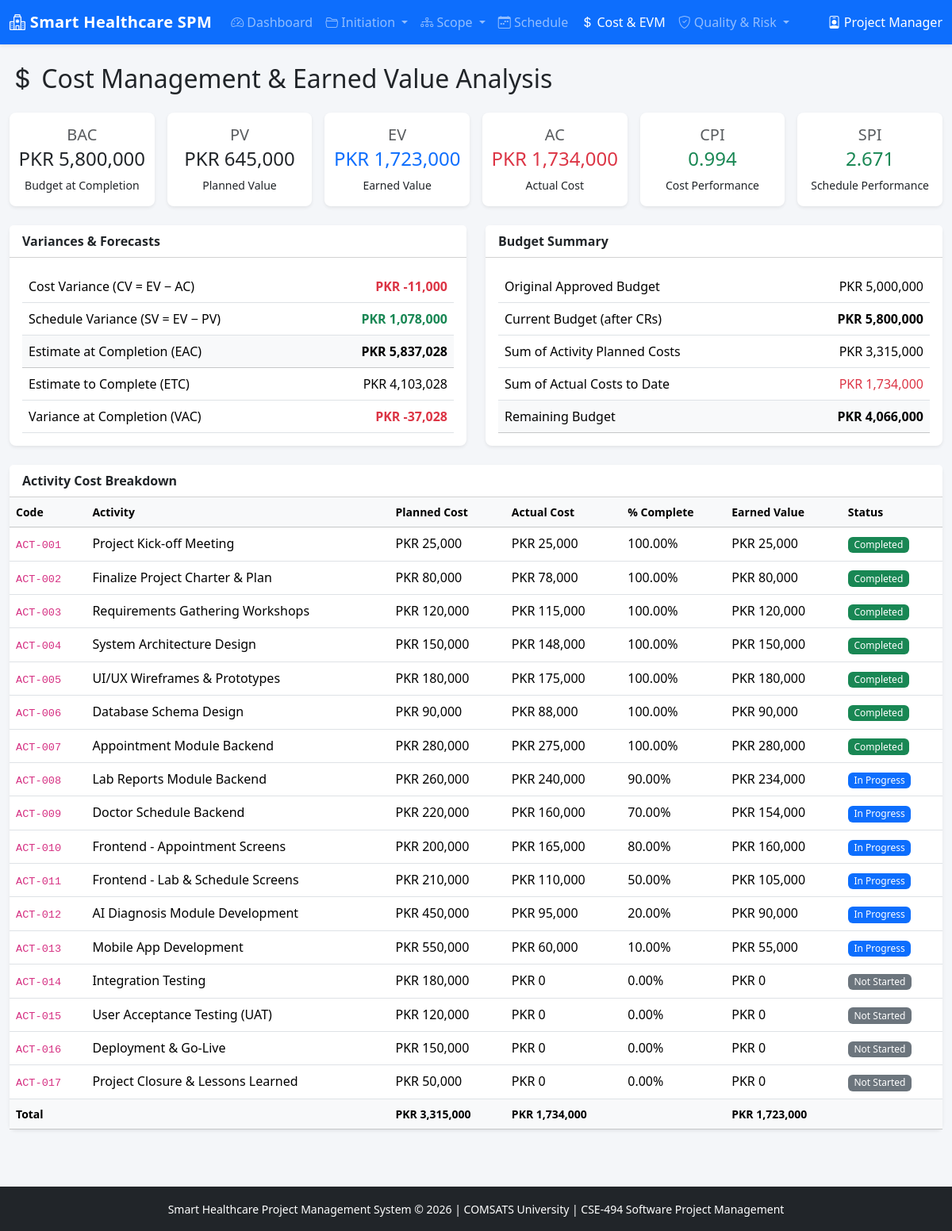
/modules/cost.php, run on the app's committed database.
### tables this page shows
CREATE TABLE projects (
    id INT AUTO_INCREMENT PRIMARY KEY,
    name VARCHAR(200) NOT NULL,
    description TEXT,
    start_date DATE NOT NULL,
    planned_end_date DATE NOT NULL,
    actual_end_date DATE NULL,
    approved_budget DECIMAL(15,2) NOT NULL DEFAULT 5000000.00,
    current_budget DECIMAL(15,2) NOT NULL DEFAULT 5000000.00,
    status ENUM('Initiated','Planning','Executing','Monitoring','Closing','Closed') DEFAULT 'Initiated',
    created_at TIMESTAMP DEFAULT CURRENT_TIMESTAMP,
    updated_at TIMESTAMP DEFAULT CURRENT_TIMESTAMP ON UPDATE CURRENT_TIMESTAMP
);

CREATE TABLE activities (
    id INT AUTO_INCREMENT PRIMARY KEY,
    project_id INT NOT NULL,
    wbs_id INT NULL,
    activity_code VARCHAR(20) NOT NULL,
    name VARCHAR(200) NOT NULL,
    description TEXT,
    assigned_to INT NULL,
    planned_start DATE,
    planned_end DATE,
    actual_start DATE NULL,
    actual_end DATE NULL,
    duration_days INT NOT NULL DEFAULT 1,
    percent_complete DECIMAL(5,2) DEFAULT 0.00,
    status ENUM('Not Started','In Progress','Completed','Delayed','On Hold') DEFAULT 'Not Started',
    is_milestone TINYINT(1) DEFAULT 0,
    planned_cost DECIMAL(12,2) DEFAULT 0.00,
    actual_cost DECIMAL(12,2) DEFAULT 0.00,
    FOREIGN KEY (project_id) REFERENCES projects(id) ON DELETE CASCADE,
    FOREIGN KEY (wbs_id) REFERENCES wbs(id) ON DELETE SET NULL,
    FOREIGN KEY (assigned_to) REFERENCES users(id) ON DELETE SET NULL
);

### modules/cost.php (the view, shortened to what this page needs)
<?php
require_once '../includes/db.php';
require_once '../includes/functions.php';
$evm = calculateEVM($pdo);
$activities = $pdo->query("SELECT activity_code, name, planned_cost, actual_cost, percent_complete, status FROM activities ORDER BY id")->fetchAll();
$totalPlanned = array_sum(array_column($activities, 'planned_cost'));
$totalActual = array_sum(array_column($activities, 'actual_cost'));
include '../includes/header.php';
?>
<div class="container-fluid py-4">
    <h2 class="mb-4"><i class="bi bi-currency-dollar"></i> Cost Management & Earned Value Analysis</h2>
    <div class="row g-3 mb-4">
        <div class="col-md-2"><div class="card border-0 shadow-sm text-center py-3"><h5 class="text-muted mb-1">BAC</h5><h4><?= formatPKR($evm['bac']) ?></h4><small>Budget at Completion</small></div></div>
        <div class="col-md-2"><div class="card border-0 shadow-sm text-center py-3"><h5 class="text-muted mb-1">PV</h5><h4><?= formatPKR($evm['pv']) ?></h4><small>Planned Value</small></div></div>
        <div class="col-md-2"><div class="card border-0 shadow-sm text-center py-3"><h5 class="text-muted mb-1">EV</h5><h4 class="text-primary"><?= formatPKR($evm['ev']) ?></h4><small>Earned Value</small></div></div>
        <div class="col-md-2"><div class="card border-0 shadow-sm text-center py-3"><h5 class="text-muted mb-1">AC</h5><h4 class="text-danger"><?= formatPKR($evm['ac']) ?></h4><small>Actual Cost</small></div></div>
        <div class="col-md-2"><div class="card border-0 shadow-sm text-center py-3"><h5 class="text-muted mb-1">CPI</h5><h4 class="<?= $evm['cpi']<CPI_THRESHOLD?'text-danger':'text-success' ?>"><?= number_format($evm['cpi'], 3) ?></h4><small>Cost Performance</small></div></div>
        <div class="col-md-2"><div class="card border-0 shadow-sm text-center py-3"><h5 class="text-muted mb-1">SPI</h5><h4 class="<?= $evm['spi']<SPI_THRESHOLD?'text-danger':'text-success' ?>"><?= number_format($evm['spi'], 3) ?></h4><small>Schedule Performance</small></div></div>
    </div>
    <div class="row g-4 mb-4">
        <div class="col-md-6">
            <div class="card border-0 shadow-sm">
                <div class="card-header bg-white fw-bold">Variances & Forecasts</div>
                <div class="card-body">
                    <table class="table mb-0">
                        <tr><td>Cost Variance (CV = EV − AC)</td><td class="text-end fw-bold <?= $evm['cv']<0?'text-danger':'text-success' ?>"><?= formatPKR($evm['cv']) ?></td></tr>
                        <tr><td>Schedule Variance (SV = EV − PV)</td><td class="text-end fw-bold <?= $evm['sv']<0?'text-danger':'text-success' ?>"><?= formatPKR($evm['sv']) ?></td></tr>
                        <tr class="table-light"><td>Estimate at Completion (EAC)</td><td class="text-end fw-bold"><?= formatPKR($evm['eac']) ?></td></tr>
                        <tr><td>Estimate to Complete (ETC)</td><td class="text-end"><?= formatPKR($evm['etc']) ?></td></tr>
                        <tr><td>Variance at Completion (VAC)</td><td class="text-end fw-bold <?= $evm['vac']<0?'text-danger':'text-success' ?>"><?= formatPKR($evm['vac']) ?></td></tr>
                    </table>
                </div>
            </div>
        </div>
        <div class="col-md-6">
            <div class="card border-0 shadow-sm">
                <div class="card-header bg-white fw-bold">Budget Summary</div>
                <div class="card-body">
                    <table class="table mb-0">
                        <tr><td>Original Approved Budget</td><td class="text-end"><?= formatPKR($project['approved_budget']) ?></td></tr>
                        <tr><td>Current Budget (after CRs)</td><td class="text-end fw-bold"><?= formatPKR($project['current_budget']) ?></td></tr>
                        <tr><td>Sum of Activity Planned Costs</td><td class="text-end"><?= formatPKR($totalPlanned) ?></td></tr>
                        <tr><td>Sum of Actual Costs to Date</td><td class="text-end text-danger"><?= formatPKR($totalActual) ?></td></tr>
                        <tr class="table-light"><td>Remaining Budget</td><td class="text-end fw-bold"><?= formatPKR($project['current_budget'] - $totalActual) ?></td></tr>
                    </table>
                </div>
            </div>
        </div>
    </div>
    <div class="card border-0 shadow-sm">
        <div class="card-header bg-white fw-bold">Activity Cost Breakdown</div>
        <div class="card-body p-0">
            <div class="table-responsive">
                <table class="table table-hover mb-0">
                    <thead class="table-light">
                        <tr>
                            <th>Code</th><th>Activity</th><th>Planned Cost</th><th>Actual Cost</th><th>% Complete</th><th>Earned Value</th><th>Status</th>
                        </tr>
                    </thead>
                    <tbody>
                        <?php foreach ($activities as $a):
                            $ev_act = $a['planned_cost'] * $a['percent_complete'] / 100;
                        ?>
                        <tr>
                            <td><code><?= $a['activity_code'] ?></code></td>
                            <td><?= htmlspecialchars($a['name']) ?></td>
                            <td><?= formatPKR($a['planned_cost']) ?></td>
                            <td><?= formatPKR($a['actual_cost']) ?></td>
                            <td><?= $a['percent_complete'] ?>%</td>
                            <td><?= formatPKR($ev_act) ?></td>
                            <td><?= statusBadge($a['status']) ?></td>
                        </tr>
                        <?php endforeach; ?>
                    </tbody>
                    <tfoot class="table-light">
                        <tr>
                            <th colspan="2">Total</th>
                            <th><?= formatPKR($totalPlanned) ?></th>
                            <th><?= formatPKR($totalActual) ?></th>
                            <th></th>
                            <th><?= formatPKR($evm['ev']) ?></th>
                            <th></th>
                        </tr>
                    </tfoot>
                </table>
            </div>
        </div>
    </div>
</div>
<?php include '../includes/footer.php'; ?>

### includes/functions.php (shortened to what this page needs)
<?php
function getProject($pdo, $projectId = 1) {
    $stmt = $pdo->prepare("SELECT * FROM projects WHERE id = ?");
    $stmt->execute([$projectId]);
    return $stmt->fetch();
}
function calculateEVM($pdo, $projectId = 1) {
    $project = getProject($pdo, $projectId);
    $today = getEvaluationDate($project);
    $bac = (float)$project['current_budget'];
    $stmt = $pdo->prepare("
        SELECT
            SUM(
                CASE
                    WHEN planned_end <= ? THEN planned_cost
                    WHEN planned_start > ? THEN 0
                    ELSE planned_cost * (
                        DATEDIFF(?, planned_start) / NULLIF(DATEDIFF(planned_end, planned_start), 0)
                    )
                END
            ) AS pv
        FROM activities
        WHERE project_id = ?
    ");
    $stmt->execute([$today, $today, $today, $projectId]);
    $pv = (float)($stmt->fetch()['pv'] ?? 0);
    $stmt = $pdo->prepare("
        SELECT SUM(planned_cost * percent_complete / 100) AS ev
        FROM activities
        WHERE project_id = ?
    ");
    $stmt->execute([$projectId]);
    $ev = (float)($stmt->fetch()['ev'] ?? 0);
    $stmt = $pdo->prepare("SELECT SUM(actual_cost) AS ac FROM activities WHERE project_id = ?");
    $stmt->execute([$projectId]);
    $ev_actual = $stmt->fetch()['ac'] ?? 0;
    $ac = (float)$ev_actual;
    $cpi = ($ac > 0) ? $ev / $ac : 1;
    $spi = ($pv > 0) ? $ev / $pv : 1;
    $cv = $ev - $ac;
    $sv = $ev - $pv;
    $eac = ($cpi > 0) ? $bac / $cpi : $bac;
    $etc = $eac - $ac;
    $vac = $bac - $eac;
    return [
        'bac' => round($bac, 2),
        'pv'  => round($pv, 2),
        'ev'  => round($ev, 2),
        'ac'  => round($ac, 2),
        'cpi' => round($cpi, 4),
        'spi' => round($spi, 4),
        'cv'  => round($cv, 2),
        'sv'  => round($sv, 2),
        'eac' => round($eac, 2),
        'etc' => round($etc, 2),
        'vac' => round($vac, 2),
        'evaluation_date' => $today,
        'cpi_status' => ($cpi < CPI_THRESHOLD) ? 'warning' : 'good',
        'spi_status' => ($spi < SPI_THRESHOLD) ? 'warning' : 'good'
    ];
}
function getEvaluationDate($project) {
    $today = date('Y-m-d');
    return $today;
}
function formatPKR($amount) {
    return 'PKR ' . number_format($amount, 0);
}
function statusBadge($status) {
    $colors = [
        'Approved' => 'success', 'Completed' => 'success', 'Achieved' => 'success', 'Passed' => 'success', 'Closed' => 'success', 'Resolved' => 'success',
        'In Progress' => 'primary', 'Executing' => 'primary', 'Under Review' => 'info', 'Assessed' => 'info', 'Mitigating' => 'info',
        'Open' => 'warning', 'Pending' => 'warning', 'Proposed' => 'warning', 'Submitted' => 'warning', 'Not Started' => 'secondary',
        'Delayed' => 'danger', 'Critical' => 'danger', 'Failed' => 'danger', 'Rejected' => 'danger', 'Missed' => 'danger',
        'High' => 'danger', 'Medium' => 'warning', 'Low' => 'secondary'
    ];
    $color = $colors[$status] ?? 'secondary';
    return '<span class="badge bg-' . $color . '">' . htmlspecialchars($status) . '</span>';
}

### assets/css/style.css (style rules this page uses)
body { background-color: #f4f6f9; font-family: 'Segoe UI', system-ui, sans-serif; }
.card { border-radius: 0.5rem; }
.table th { font-weight: 600; font-size: 0.875rem; }
code { font-size: 0.85em; }
.badge { font-weight: 500; }

### data on the page
projects: approved_budget "PKR 5,000,000", current_budget "PKR 5,800,000", formatPKR($project['current_budget']-$totalActual) "PKR 4,066,000"
activities: activity_code "ACT-001", name "Project Kick-off Meeting", planned_cost "PKR 25,000", actual_cost "PKR 25,000", percent_complete "100.00", formatPKR($ev_act) "PKR 25,000", status "Completed"
activities: activity_code "ACT-002", name "Finalize Project Charter & Plan", planned_cost "PKR 80,000", actual_cost "PKR 78,000", percent_complete "100.00", formatPKR($ev_act) "PKR 80,000", status "Completed"
activities: activity_code "ACT-003", name "Requirements Gathering Workshops", planned_cost "PKR 120,000", actual_cost "PKR 115,000", percent_complete "100.00", formatPKR($ev_act) "PKR 120,000", status "Completed"
activities: activity_code "ACT-004", name "System Architecture Design", planned_cost "PKR 150,000", actual_cost "PKR 148,000", percent_complete "100.00", formatPKR($ev_act) "PKR 150,000", status "Completed"
activities: activity_code "ACT-005", name "UI/UX Wireframes & Prototypes", planned_cost "PKR 180,000", actual_cost "PKR 175,000", percent_complete "100.00", formatPKR($ev_act) "PKR 180,000", status "Completed"
activities: activity_code "ACT-006", name "Database Schema Design", planned_cost "PKR 90,000", actual_cost "PKR 88,000", percent_complete "100.00", formatPKR($ev_act) "PKR 90,000", status "Completed"
activities: activity_code "ACT-007", name "Appointment Module Backend", planned_cost "PKR 280,000", actual_cost "PKR 275,000", percent_complete "100.00", formatPKR($ev_act) "PKR 280,000", status "Completed"
activities: activity_code "ACT-008", name "Lab Reports Module Backend", planned_cost "PKR 260,000", actual_cost "PKR 240,000", percent_complete "90.00", formatPKR($ev_act) "PKR 234,000", status "In Progress"
activities: activity_code "ACT-009", name "Doctor Schedule Backend", planned_cost "PKR 220,000", actual_cost "PKR 160,000", percent_complete "70.00", formatPKR($ev_act) "PKR 154,000", status "In Progress"
activities: activity_code "ACT-010", name "Frontend - Appointment Screens", planned_cost "PKR 200,000", actual_cost "PKR 165,000", percent_complete "80.00", formatPKR($ev_act) "PKR 160,000", status "In Progress"
activities: activity_code "ACT-011", name "Frontend - Lab & Schedule Screens", planned_cost "PKR 210,000", actual_cost "PKR 110,000", percent_complete "50.00", formatPKR($ev_act) "PKR 105,000", status "In Progress"
activities: activity_code "ACT-012", name "AI Diagnosis Module Development", planned_cost "PKR 450,000", actual_cost "PKR 95,000", percent_complete "20.00", formatPKR($ev_act) "PKR 90,000", status "In Progress"
activities: activity_code "ACT-013", name "Mobile App Development", planned_cost "PKR 550,000", actual_cost "PKR 60,000", percent_complete "10.00", formatPKR($ev_act) "PKR 55,000", status "In Progress"
activities: activity_code "ACT-014", name "Integration Testing", planned_cost "PKR 180,000", actual_cost "PKR 0", percent_complete "0.00", formatPKR($ev_act) "PKR 0", status "Not Started"
activities: activity_code "ACT-015", name "User Acceptance Testing (UAT)", planned_cost "PKR 120,000", actual_cost "PKR 0", percent_complete "0.00", formatPKR($ev_act) "PKR 0", status "Not Started"
activities: activity_code "ACT-016", name "Deployment & Go-Live", planned_cost "PKR 150,000", actual_cost "PKR 0", percent_complete "0.00", formatPKR($ev_act) "PKR 0", status "Not Started"
activities: activity_code "ACT-017", name "Project Closure & Lessons Learned", planned_cost "PKR 50,000", actual_cost "PKR 0", percent_complete "0.00", formatPKR($ev_act) "PKR 0", status "Not Started"

### other printed values
formatPKR($evm['bac']) "PKR 5,800,000"
formatPKR($evm['pv']) "PKR 645,000"
formatPKR($evm['ev']) "PKR 1,723,000"
formatPKR($evm['ac']) "PKR 1,734,000"
$evm['cpi'] "0.994"
$evm['spi'] "2.671"
formatPKR($evm['cv']) "PKR -11,000"
formatPKR($evm['sv']) "PKR 1,078,000"
formatPKR($evm['eac']) "PKR 5,837,028"
formatPKR($evm['etc']) "PKR 4,103,028"
formatPKR($evm['vac']) "PKR -37,028"
formatPKR($totalPlanned) "PKR 3,315,000"
formatPKR($totalActual) "PKR 1,734,000"
